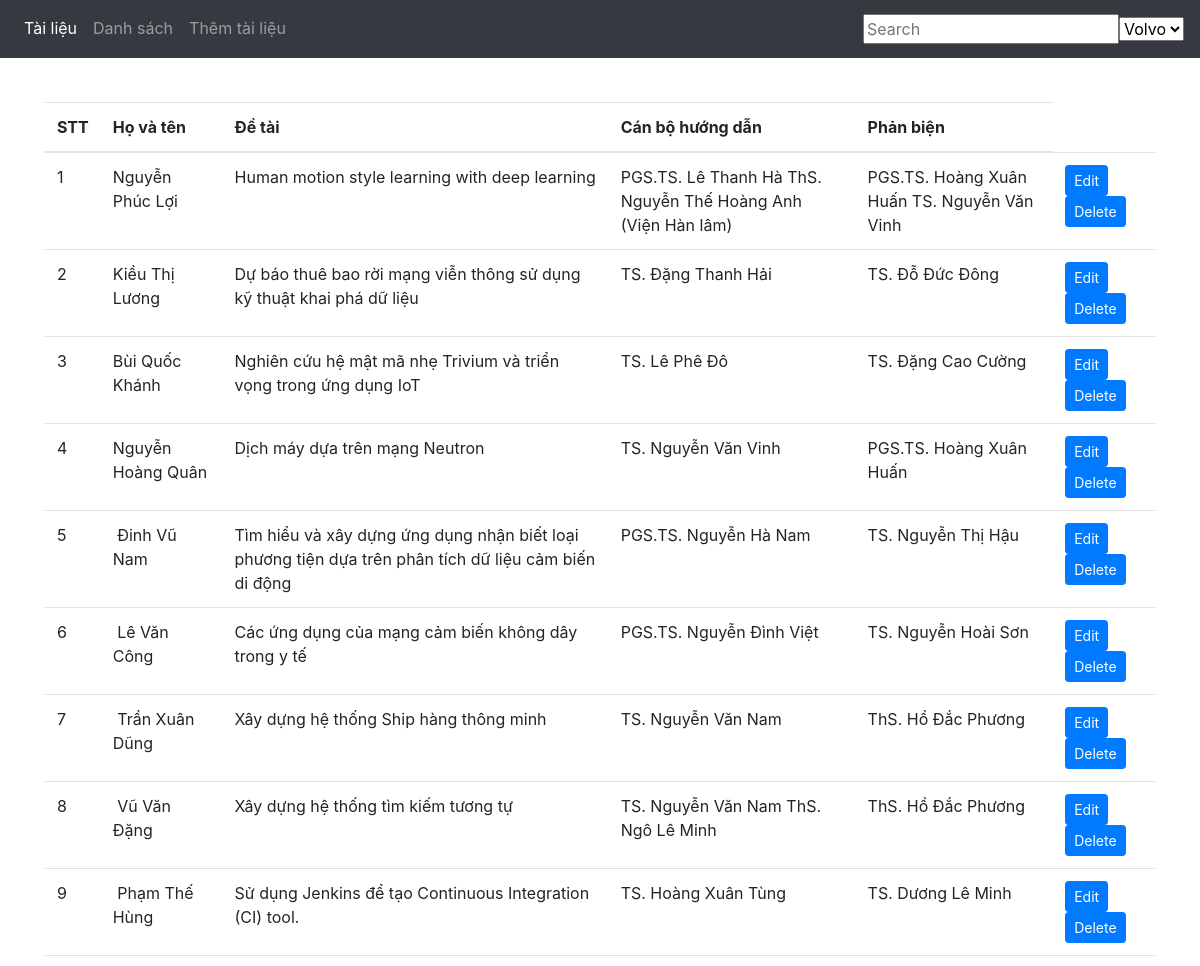
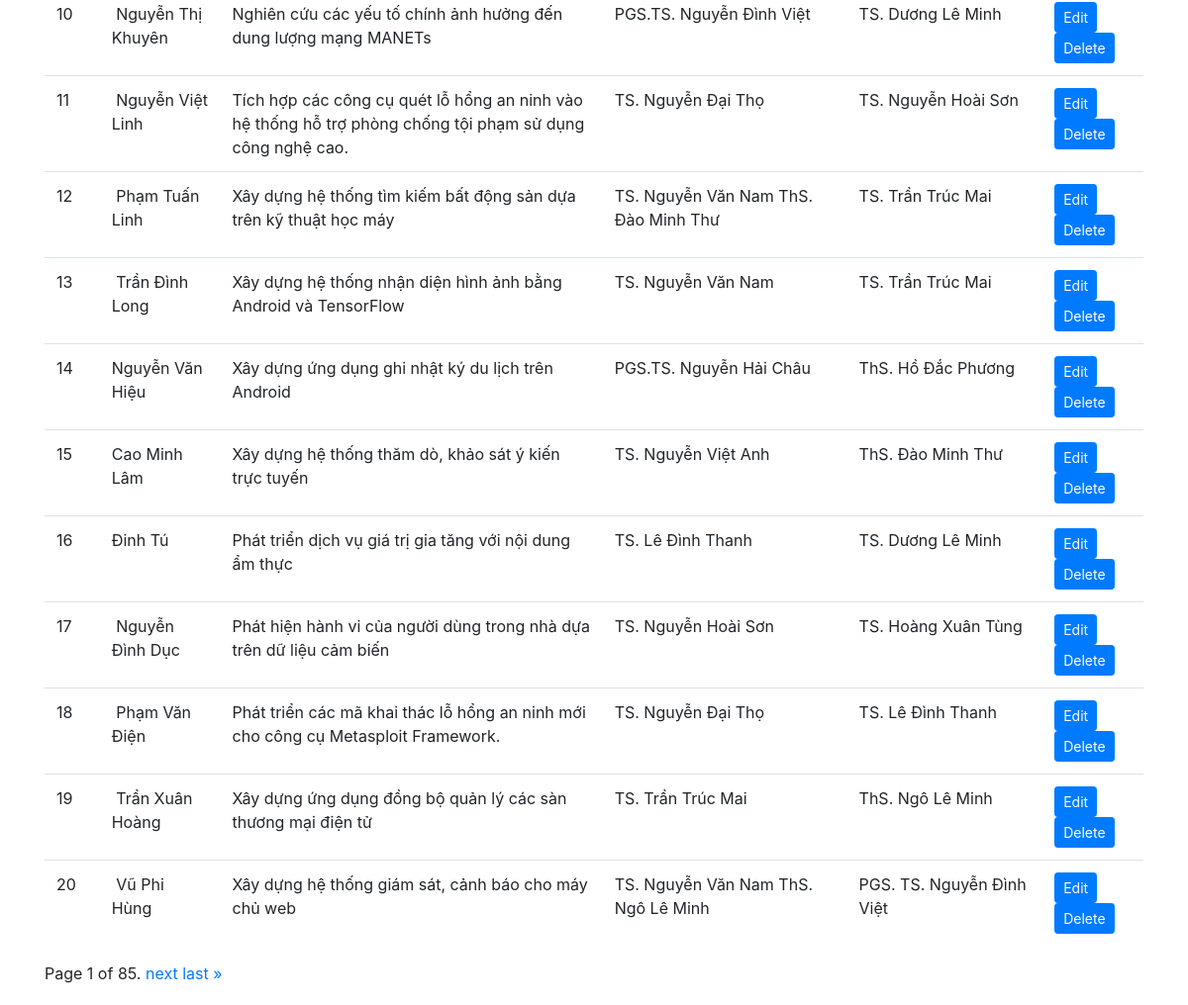
The page /list/view on the database its author committed (2 pictures, top to bottom).
### list/models.py (models this page shows)
class Student(models.Model):
    id = models.IntegerField(primary_key=True, null=False)
    id_student= models.IntegerField(null=True)
    name = models.CharField(max_length=30, null=True)
    birth_date = models.DateField(null=True)
    academic_year = models.CharField(max_length=30, null=True)
    topic = models.CharField(max_length=100, null=True)
    tutor = models.CharField(max_length=30, null=True)
    reviewer = models.CharField(max_length=30, null=True)
    work_unit = models.CharField(max_length=30, null=True)
    file = models.FileField(upload_to='media')
    kltn = models.BooleanField(null=True)
    nckh = models.BooleanField(null=True)

### list/views.py (the view)
# urls.py: path('list/view', view, name="view"),
def view(request):
    students = Student.objects.all()
    paginator = Paginator(students, 20)  # Show 20 students per page
    page = request.GET.get('page')
    students= paginator.get_page(page)
    return render(request, 'list/list.html', {'students':students})

### list/templates/list/list.html (shortened to what this page needs)
{% extends 'list/base.html' %}
{% block body %}
  <table class="table table-hover">
    <thead>
      <tr>
        <th>STT</th>
        <th>Họ và tên</th>
        <th>Đề tài</th>
        <th>Cán bộ hướng dẫn</th>
        <th>Phản biện</th>
      </tr>
    </thead>
   <tbody>
     {% for student in students %}
         <tr>
           <td>{{ student.id }}</td>
           <td>{{ student.name }} </td>
           <td>{{ student.topic }}
           <td>{{ student.tutor }}</td>
           <td>{{ student.reviewer }}</td>
           <td>
             <a href="{% url 'edit_info' student.pk %}" class="btn btn-primary btn-sm" role="button" aria-pressed="true" > Edit</a>
             <a href="{% url 'delete_student' student.pk %}" class="btn btn-primary btn-sm" role="button" aria-pressed="true" > Delete</a>
           </td>
         </tr>
     {% endfor %}
    </tbody>
  </table>
  <div class="pagination">
    <span class="step-links">
        <span class="current">
            Page {{ students.number }} of {{ students.paginator.num_pages }}.
        </span>
        {% if students.has_next %}
            <a href="?page={{ students.next_page_number }}{% if request.GET.q %}&q={{ request.GET.q }}{% endif %}">next</a>
            <a href="?page={{ students.paginator.num_pages }}{% if request.GET.q %}&q={{ request.GET.q }}{% endif %}">last &raquo;</a>
        {% endif %}
    </span>
</div>
{% endblock %}

### list/templates/list/base.html (style rules this page uses)
body { padding-bottom: 20px; }
th { vertical-align: middle; }

### rows shown on the page
Student: id "1", name "Nguyễn Phúc Lợi", topic "Human motion style learning with deep learning", tutor "PGS.TS. Lê Thanh Hà ThS. Nguyễn Thế Hoàng Anh (Viện Hàn lâm)", reviewer "PGS.TS. Hoàng Xuân Huấn TS. Nguyễn Văn Vinh"
Student: id "2", name "Kiều Thị Lương", topic "Dự báo thuê bao rời mạng viễn thông sử dụng kỹ thuật khai phá dữ liệu", tutor "TS. Đặng Thanh Hải", reviewer "TS. Đỗ Đức Đông"
Student: id "3", name "Bùi Quốc Khánh", topic "Nghiên cứu hệ mật mã nhẹ Trivium và triển vọng trong ứng dụng IoT", tutor "TS. Lê Phê Đô", reviewer "TS. Đặng Cao Cường"
Student: id "4", name "Nguyễn Hoàng Quân", topic "Dịch máy dựa trên mạng Neutron", tutor "TS. Nguyễn Văn Vinh", reviewer "PGS.TS. Hoàng Xuân Huấn"
Student: id "5", name "Đinh Vũ Nam", topic "Tìm hiểu và xây dựng ứng dụng nhận biết loại phương tiện dựa trên phân tích dữ liệu cảm biến di động", tutor "PGS.TS. Nguyễn Hà Nam", reviewer "TS. Nguyễn Thị Hậu"
Student: id "6", name "Lê Văn Công", topic "Các ứng dụng của mạng cảm biến không dây trong y tế", tutor "PGS.TS. Nguyễn Đình Việt", reviewer "TS. Nguyễn Hoài Sơn"
Student: id "7", name "Trần Xuân Dũng", topic "Xây dựng hệ thống Ship hàng thông minh", tutor "TS. Nguyễn Văn Nam", reviewer "ThS. Hồ Đắc Phương"
Student: id "8", name "Vũ Văn Đặng", topic "Xây dựng hệ thống tìm kiếm tương tự", tutor "TS. Nguyễn Văn Nam ThS. Ngô Lê Minh", reviewer "ThS. Hồ Đắc Phương"
Student: id "9", name "Phạm Thế Hùng", topic "Sử dụng Jenkins để tạo Continuous Integration (CI) tool.", tutor "TS. Hoàng Xuân Tùng", reviewer "TS. Dương Lê Minh"
Student: id "10", name "Nguyễn Thị Khuyên", topic "Nghiên cứu các yếu tố chính ảnh hưởng đến dung lượng mạng MANETs", tutor "PGS.TS. Nguyễn Đình Việt", reviewer "TS. Dương Lê Minh"
Student: id "11", name "Nguyễn Việt Linh", topic "Tích hợp các công cụ quét lỗ hổng an ninh vào hệ thống hỗ trợ phòng chống tội phạm sử dụng công nghệ cao.", tutor "TS. Nguyễn Đại Thọ", reviewer "TS. Nguyễn Hoài Sơn"
Student: id "12", name "Phạm Tuấn Linh", topic "Xây dựng hệ thống tìm kiếm bất động sản dựa trên kỹ thuật học máy", tutor "TS. Nguyễn Văn Nam ThS. Đào Minh Thư", reviewer "TS. Trần Trúc Mai"
Student: id "13", name "Trần Đình Long", topic "Xây dựng hệ thống nhận diện hình ảnh bằng Android và TensorFlow", tutor "TS. Nguyễn Văn Nam", reviewer "TS. Trần Trúc Mai"
Student: id "14", name "Nguyễn Văn Hiệu", topic "Xây dựng ứng dụng ghi nhật ký du lịch trên Android", tutor "PGS.TS. Nguyễn Hải Châu", reviewer "ThS. Hồ Đắc Phương"
Student: id "15", name "Cao Minh Lâm", topic "Xây dựng hệ thống thăm dò, khảo sát ý kiến trực tuyến", tutor "TS. Nguyễn Việt Anh", reviewer "ThS. Đào Minh Thư"
Student: id "16", name "Đinh Tú", topic "Phát triển dịch vụ giá trị gia tăng với nội dung ẩm thực", tutor "TS. Lê Đình Thanh", reviewer "TS. Dương Lê Minh"
Student: id "17", name "Nguyễn Đình Dục", topic "Phát hiện hành vi của người dùng trong nhà dựa trên dữ liệu cảm biến", tutor "TS. Nguyễn Hoài Sơn", reviewer "TS. Hoàng Xuân Tùng"
Student: id "18", name "Phạm Văn Điện", topic "Phát triển các mã khai thác lỗ hổng an ninh mới cho công cụ Metasploit Framework.", tutor "TS. Nguyễn Đại Thọ", reviewer "TS. Lê Đình Thanh"
Student: id "19", name "Trần Xuân Hoàng", topic "Xây dựng ứng dụng đồng bộ quản lý các sàn thương mại điện tử", tutor "TS. Trần Trúc Mai", reviewer "ThS. Ngô Lê Minh"
Student: id "20", name "Vũ Phi Hùng", topic "Xây dựng hệ thống giám sát, cảnh báo cho máy chủ web", tutor "TS. Nguyễn Văn Nam ThS. Ngô Lê Minh", reviewer "PGS. TS. Nguyễn Đình Việt"

### other values the page prints
{{ students.number }} "1"
{{ students.paginator.num_pages }} "85"
